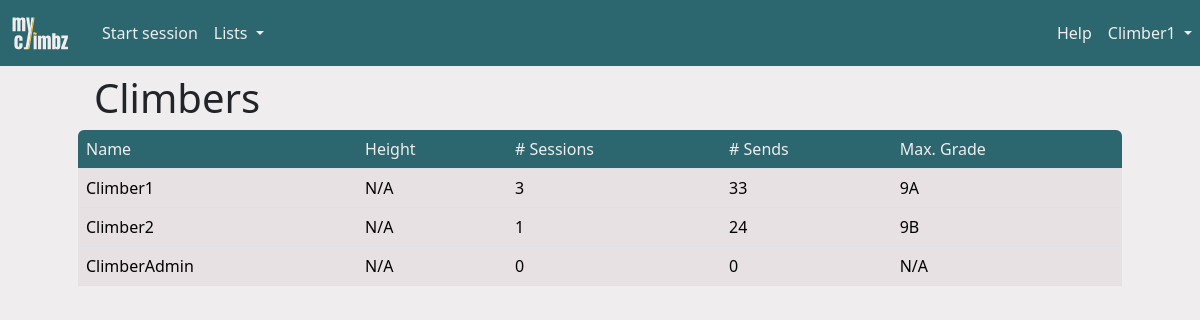
Page /climbers (signed in) on the earlier database version.
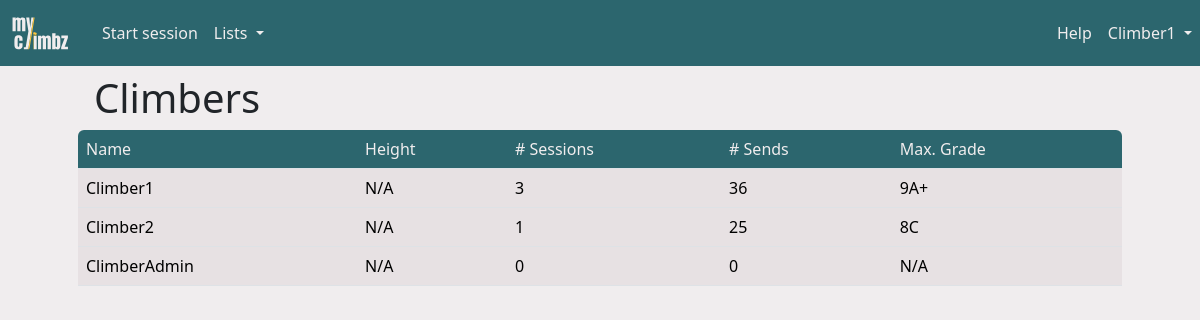
Same page on the later database version.
### myclimbz/models/climber.py (models this page shows, shortened)
class Climber(db.Model, UserMixin):
    id = db.Column(db.Integer, primary_key=True)
    role = db.Column(db.Integer, nullable=False, default=0)
    email = db.Column(db.String(200), nullable=False, unique=True)
    password = db.Column(db.String(200), nullable=False)
    name = db.Column(db.String(200), nullable=False)
    birthdate = db.Column(db.Date, nullable=True)
    year_started_climbing = db.Column(db.Integer, nullable=True)
    height = db.Column(db.Integer, nullable=True)
    ape_index = db.Column(db.Integer, nullable=True)
    grade_scale = db.Column(db.String(10), nullable=False, default="font")
    sessions = db.relationship("Session", backref="climber", cascade="all, delete")
    opinions = db.relationship("Opinion", backref="climber", cascade="all, delete")
    routes = db.relationship("Route", backref="creator")
    sectors = db.relationship("Sector", backref="creator")
    areas = db.relationship("Area", backref="creator")
    projects = db.relationship(
        "Route",
        secondary=climber_projects,
        backref=db.backref("climbers", lazy="dynamic"),
    )
    @property
    def climbs(self) -> list:
        climbs = list()
        for session in self.sessions:
            climbs.extend(session.climbs)
        return climbs
    @property
    def max_grade(self) -> Grade:
        if not self.climbs or len(self.climbs) == 0:
            return None
        max_grade = Grade.query.filter_by(level=0).first()
        for climb in self.climbs:
            if not climb.sent:
                continue
            opinion = climb.route.opinion_from(self.id)
            if opinion is not None and opinion.grade is not None:
                if opinion.grade.level > max_grade.level:
                    max_grade = opinion.grade
        return max_grade
    @property
    def n_sends(self) -> int:
        sent_routes = list()
        for climb in self.climbs:
            if climb.sent and climb.route.id not in sent_routes:
                sent_routes.append(climb.route.id)
        return len(sent_routes)

### myclimbz/models/climb.py (models this page shows, shortened)
class Climb(db.Model):
    id = db.Column(db.Integer, primary_key=True)
    n_attempts = db.Column(db.Integer, default=0)
    sent = db.Column(db.Boolean, nullable=False)
    flashed = db.Column(db.Boolean, nullable=False)
    comment = db.Column(db.Text)
    link = db.Column(db.String(300))
    route_id = db.Column(db.Integer, db.ForeignKey("route.id"))
    session_id = db.Column(db.Integer, db.ForeignKey("climbing_session.id"))
    videos = db.relationship("Video", backref="climb", cascade="all, delete")
    UniqueConstraint(route_id, session_id, name="unique_route_in_session")

### myclimbz/models/grade.py (models this page shows, shortened)
class Grade(db.Model):
    id = db.Column(db.Integer, primary_key=True)
    level = db.Column(db.Integer, nullable=False)
    font = db.Column(db.String(10), nullable=False)
    hueco = db.Column(db.String(10), nullable=False)
    @property
    def user_grade(self) -> str:
        return self.font if current_user.grade_scale == "font" else self.hueco

### myclimbz/models/route.py (models this page shows, shortened)
class Route(db.Model):
    id = db.Column(db.Integer, primary_key=True)
    name = db.Column(db.String(200), nullable=False)
    created_by = db.Column(db.Integer, db.ForeignKey("climber.id"), nullable=False)
    latitude = db.Column(db.Float)
    longitude = db.Column(db.Float)
    comment = db.Column(db.Text)
    link = db.Column(db.String(300))
    sit_start = db.Column(db.Boolean, nullable=False, default=False)
    height = db.Column(db.Float, db.CheckConstraint("height >= 1"))
    inclination = ConstrainedInteger("inclination", -50, 90)
    sector_id = db.Column(db.Integer, db.ForeignKey("sector.id"))
    climbs = db.relationship("Climb", backref="route", cascade="all, delete")
    opinions = db.relationship("Opinion", backref="route", cascade="all, delete")
    UniqueConstraint(name, sector_id, name="unique_route_name_in_sector")
    def opinion_from(self, climber_id: int) -> Opinion:
        return Opinion.query.filter_by(route_id=self.id, climber_id=climber_id).first()

### myclimbz/blueprints/climbers/routes.py (the view)
@climbers.route("/climbers")
def table_climbers() -> str:
    return render("climbers.html", title="Climbers", climbers=Climber.query.all())

### myclimbz/models/climber.py (called while the page is built)
@login_manager.user_loader
def load_climber(climber_id: int) -> Climber:
    return Climber.query.get(int(climber_id))

### run.py (called while the page is built, shortened)
@app.before_request
def check_request_validity():
    if not request.endpoint:
        return
    elif request.endpoint == "climbers.login" or "static" in request.endpoint:
        return
    elif not current_user.is_authenticated:
        return redirect(url_for("climbers.login"))

### myclimbz/templates/climbers.html
{% extends "main.html" %}
{% block content %}
<div class="container px-0 px-md-5">
    <h1 class="ms-3 mt-2">Climbers</h1>
    <table id="content_table" class="table table-hover" data-sort-col="2" data-sort-order="desc">
        <thead>
            <tr>
                {% for row_name in ["Name", "Height", "# Sessions", "# Sends", "Max. Grade"] %}
                <th>{{ row_name }}</th>
                {% endfor %}
            </tr>
        </thead>
        <tbody>
            {% for climber in climbers %}
            {% set onclick = "window.location=\"" + url_for('climbers.view_climber', climber_id=climber.id) + "\"" %}
            <tr>
                <td onclick={{ onclick }}>{{ climber.name }}</td>
                {% if climber.height is none %}
                    <td onclick={{ onclick }}>N/A</td>
                {% else %}
                    <td onclick={{ onclick }}>{{ climber.height|int }}cm</td>
                {% endif %}
                <td onclick={{ onclick }}>{{ climber.sessions|length }}</td>
                <td onclick={{ onclick }}>{{ climber.n_sends }}</td>
                <td onclick={{ onclick }} data-order="{{ climber.max_grade.level + 1 if climber.max_grade else 0 }}">
                    {{ climber.max_grade.user_grade if climber.max_grade else "N/A" }}
                </td>
            </tr>
            {% endfor %}
        </tbody>
    </table>
</div>
{% endblock content %}

### myclimbz/templates/main.html (shortened to what this page needs)
<html>
<head>
    <link href="https://cdn.jsdelivr.net/npm/bootstrap@5.3.2/dist/css/bootstrap.min.css" rel="stylesheet"
>
    <link href="{{ url_for('static', filename='css/colors.css') }}" rel="stylesheet" type="text/css">
    <link rel="stylesheet" type="text/css" href="https://cdnjs.cloudflare.com/ajax/libs/noUiSlider/15.8.1/nouislider.css" />
    <link href="https://cdn.jsdelivr.net/npm/simple-datatables@latest/dist/style.css" rel="stylesheet" type="text/css">
</head>
<body>
    <nav class="navbar navbar-expand-lg">
        {% if not is_form %}
        <a class="navbar-brand" href="{{ url_for('home.page_home') }}" style="padding-left: 10px;">
            <img src="{{ url_for('static', filename='images/logo-transparent.svg') }}" width="60" height="40" class="d-inline-block align-top" alt="">
        </a>
        <div class="collapse navbar-collapse ps-2" id="navbarSupportedContent">
            <ul class="navbar-nav me-auto mb-2 mb-md-0">
                {% if open_session %}
                {% if not open_session.is_project_search %}
                <li><a id="add_videos" class="nav-link" href="{{ url_for('videos.add_videos') }}">Add videos</a></li>
                {% endif %}
                <li><a id="add_climb" class="nav-link" href="{{ url_for('climbs.add_climb') }}">Add climb</a></li>
                <li>
                    <a id="stop_session" class="nav-link" href="{{ url_for('sessions.stop_session') }}">
                        Stop
                        {% if open_session.is_project_search %}
                        project search
                        {% else %}
                        session
                        {% endif %}
                    </a>
                </li>
                {% else %}
                <li class="nav-item">
                    <a id="start_session" class="nav-link" href="{{ url_for('sessions.add_session') }}">Start session</a>
                </li>
                {% endif %}
                <li class="nav-item dropdown">
                    <a class="nav-link dropdown-toggle" href="#" role="button" data-bs-toggle="dropdown"
                        aria-expanded="false">
                        Lists
                    </a>
                </li>
            </ul>
            <ul class="navbar-nav ms-md-auto mb-2 mb-md-0">
                <li class="nav-item">
                    <a class="nav-link" href="{{ url_for('home.guide') }}">Help</a>
                </li>
                <li class="nav-item dropdown">
                    <a class="nav-link dropdown-toggle" href="#" role="button" data-bs-toggle="dropdown"
                        aria-expanded="false">
                        {{ username }}
                    </a>
                </li>
            </ul>
        </div>
        {% else %}
        <a class="navbar-brand" href="{{ url_for('home.cancel_form') }}" style="padding-left: 10px;">
            <img src="{{ url_for('static', filename='images/logo-transparent.svg') }}" width="60" height="40" class="d-inline-block align-top" alt="">
        </a>
        {% endif %}
    </nav>
    {%block content %}{% endblock %}
</body>
</html>

### myclimbz/static/css/colors.css (style rules this page uses)
:root { --color-yellow: #FFC53D; --color-yellow-100: #fff0c6; --color-yellow-200: #ffdf88; --color-yellow-300: #FFC53D; --color-yellow-400: #ffb320; --color-yellow-500: #f98f07; --color-yellow-600: #dd6902; --color-yellow-700: #b74806; --color-yellow-800: #94360c; --color-yellow-900: #7a2e0d; --color-yellow-950: #461602; --color-green: #2C666E; --color-green-50: #f1faf9; --color-green-100: #daf3f3; --color-green-200: #bae6e7; --color-green-300: #8ad4d6; --color-green-400: #53b9bd; --color-green-500: #379da3; --color-green-600: #318089; --color-green-700: #2C666E; --color-green-800: #2c575e; --color-green-900: #284a51; --color-green-950: #163036; --color-white: #F0EDEE; --color-white-50: #f9f7f8; --color-white-100: #F0EDEE; --color-white-200: #e7e1e3; --color-white-300: #d5cccf; --color-white-400: #bbaeb2; --color-white-500: #a29197; --color-white-600: #8a787e; --color-white-700: #726368; --color-white-800: #605458; --color-white-900: #53494c; --color-white-950: #2a2527; --color-gray: #6c757d; --color-black: #0A090C; }
body { background-color: var(--color-white); }
a { text-decoration: none; color: var(--color-green); }
.navbar { background-color: var(--color-green); color: var(--color-white); }
.navbar-brand { color: var(--color-yellow); }
.nav-link, .nav-link:focus { color: var(--color-white); }
.table thead th:first-child { border-top-left-radius: var(--bs-border-radius); }
.table thead th:last-child { border-top-right-radius: var(--bs-border-radius); }
.table td { background-color: var(--color-white-200); }
.table thead { background-color: var(--color-green); color: var(--color-white); font-weight: normal; }
.table thead th { background-color: transparent; color: inherit; font-weight: normal; }

Differences in the rows shown:
changed Climber "Climber1": n_sends "33" → "36"; max_grade "9A" → "9A+"
changed Climber "Climber2": n_sends "24" → "25"; max_grade "9B" → "8C"
